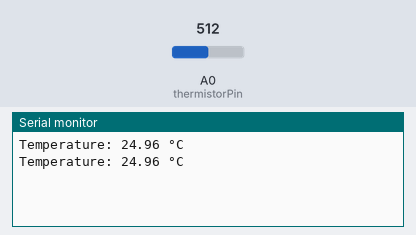
A sketch run on a simulated Arduino Uno, built with avr-gcc and run on an emulated ATmega328P. On the bench: the last lines printed to the serial monitor. Inputs (shaded band) come from the test bench; at power-on: A0 (thermistorPin) = 512.

Above: at 1.8 s.
1.9 s: A0 (thermistorPin) set to 716
At 2.5 s:
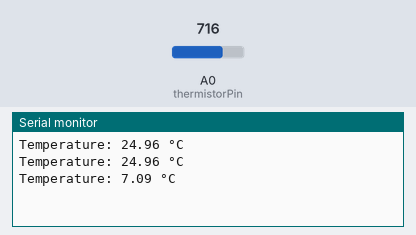
3.4 s: A0 (thermistorPin) set to 900
At 4.8 s:
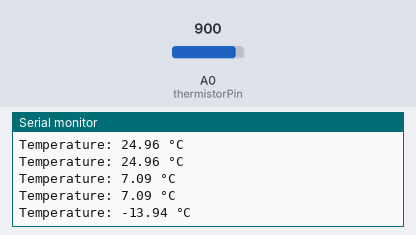
Timing chart, 0 to 6.4 s (numbered marks = the images above; inputs shaded):
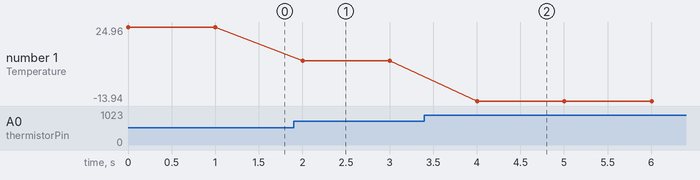

Measured:
- after the input at 1.9 s, the serial monitor: prints a new line after 0.10 s (image 1)
- after the input at 3.4 s, the serial monitor: prints a new line after 0.60 s (image 2)
- plotted number 1: 24.96 → 7.09 after the input at 1.9 s, 7.09 → -13.94 after the input at 3.4 s

The sketch:

thermistor_readings.ino
```cpp
    const int thermistorPin = A0; // Analog pin connected to the thermistor
    const float nominalResistance = 10000; // Thermistor nominal resistance at 25°C
    const float nominalTemperature = 25; // Nominal temperature in Celsius
    const float B_coefficient = 3950; // Beta coefficient of the thermistor
    const float seriesResistor = 10000; // Resistance of the series resistor in the voltage divider

    void setup() {
      Serial.begin(9600); // Initialize serial communication at 9600 baud rate
    }

    void loop() {
      int analogValue = analogRead(thermistorPin); // Read the analog value from the thermistor
      float voltage = analogValue * (5.0 / 1023.0); // Convert analog value to voltage
      float resistance = seriesResistor / ((5.0 / voltage) - 1); // Calculate thermistor resistance

      // Calculate temperature using the Steinhart-Hart equation
      float steinhart;
      steinhart = resistance / nominalResistance; // (R/Ro)
      steinhart = log(steinhart); // ln(R/Ro)
      steinhart /= B_coefficient; // 1/B * ln(R/Ro)
      steinhart += 1.0 / (nominalTemperature + 273.15); // + (1/To)
      steinhart = 1.0 / steinhart; // Invert to get absolute temperature
      steinhart -= 273.15; // Convert to Celsius

      Serial.print("Temperature: ");
      Serial.print(steinhart);
      Serial.println(" °C");

      delay(1000); // Wait for a second before the next reading
    }
```
